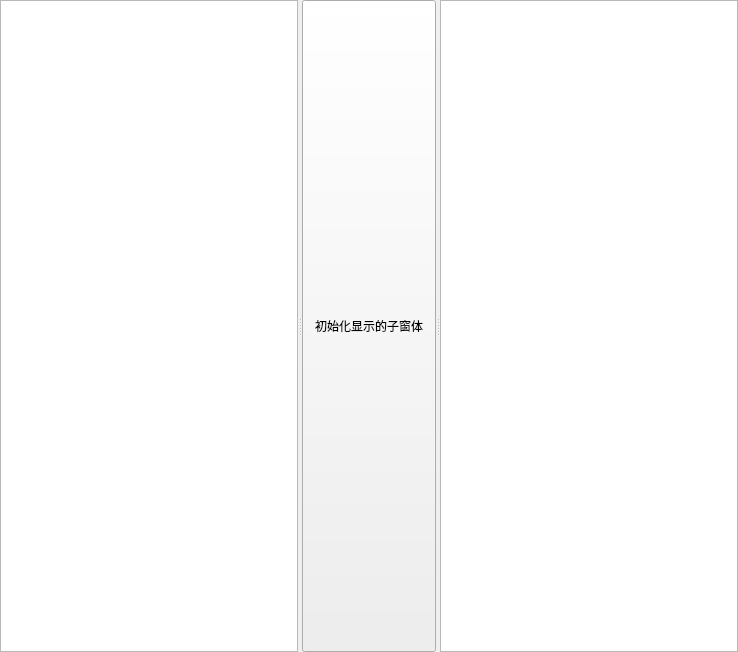
<?xml version="1.0" encoding="UTF-8"?>
<ui version="4.0">
 <class>Form</class>
 <widget class="QWidget" name="Form">
  <property name="geometry">
   <rect>
    <x>0</x>
    <y>0</y>
    <width>738</width>
    <height>652</height>
   </rect>
  </property>
  <property name="windowTitle">
   <string>Form</string>
  </property>
  <property name="autoFillBackground">
   <bool>false</bool>
  </property>
  <property name="inputMethodHints">
   <set>Qt::ImhNone</set>
  </property>
  <layout class="QHBoxLayout" name="horizontalLayout">
   <property name="spacing">
    <number>0</number>
   </property>
   <property name="leftMargin">
    <number>0</number>
   </property>
   <property name="topMargin">
    <number>0</number>
   </property>
   <property name="rightMargin">
    <number>0</number>
   </property>
   <property name="bottomMargin">
    <number>0</number>
   </property>
   <item>
    <widget class="QSplitter" name="splitter">
     <property name="orientation">
      <enum>Qt::Horizontal</enum>
     </property>
     <widget class="QGraphicsView" name="graphicsView"/>
     <widget class="QPushButton" name="pushButton">
      <property name="text">
       <string>初始化显示的子窗体</string>
      </property>
     </widget>
     <widget class="QGraphicsView" name="graphicsView_2"/>
    </widget>
   </item>
  </layout>
 </widget>
 <resources/>
 <connections/>
</ui>
